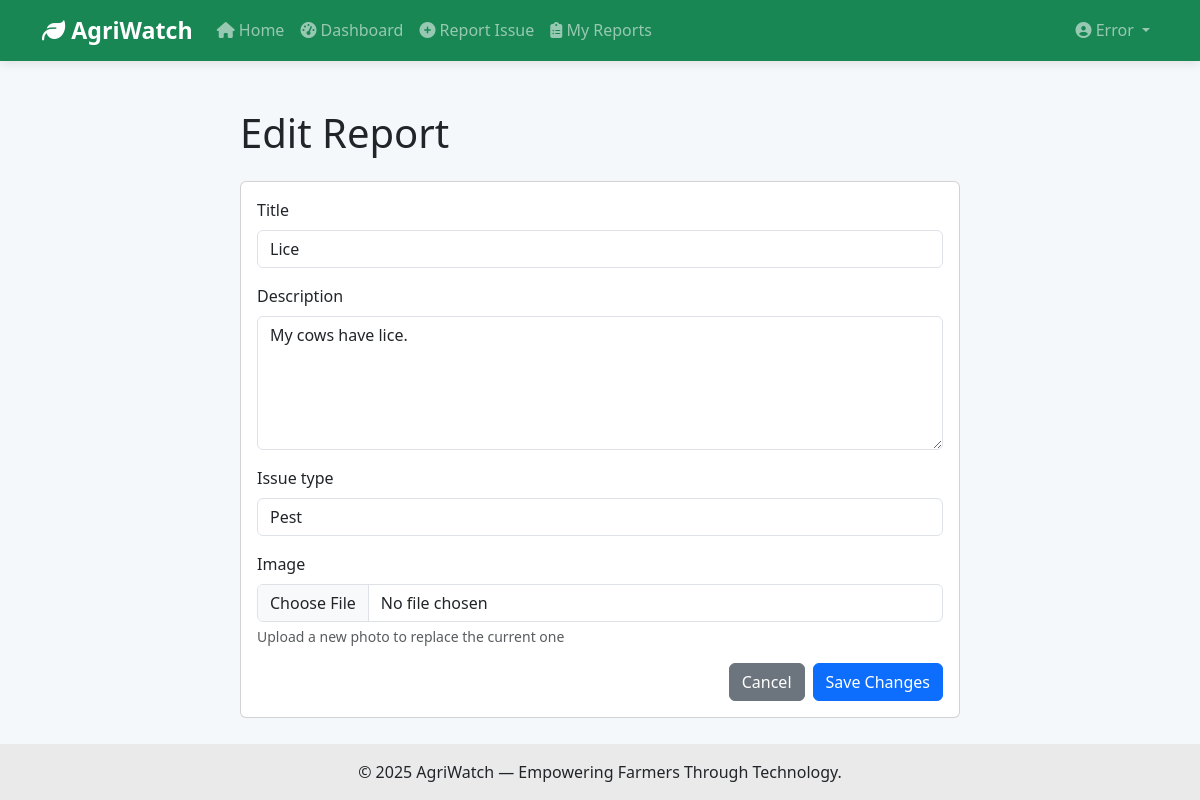
/farmcare/report/6/edit/ (signed in), run on the app's committed database.
### accounts/models.py (models this page shows, shortened)
class User(AbstractUser):
    USER_TYPE_CHOICES = (
        ('farmer', 'Farmer'),
        ('expert', 'Expert'),
    )
    user_type = models.CharField(max_length=10, choices=USER_TYPE_CHOICES)
    profile_image = CloudinaryField('image', blank=True, null=True)
    bio = models.TextField(max_length=500, null=True, blank=True)
    specialties = models.CharField(max_length=250, null=True, blank=True,
                                   help_text='Comma separated list of specialties')
    credentials = models.TextField(null=True, blank=True, help_text='Qualifications and credentials')
    available = models.BooleanField(default=True, help_text='Is the expert currently available?')
    avg_rating = models.DecimalField(max_digits=3, decimal_places=2, default=0.00)
    rating_count = models.IntegerField(default=0)
    @property
    def unread_notifications_count(self):
        try:
            return self.notifications.filter(unread=True).count()
        except Exception:
            return 0

### farmcare/models.py (models this page shows, shortened)
class Report(models.Model):
    ISSUE_TYPE_CHOICES = (
        ('pest', 'Pest'),
        ('disease', 'Disease'),
        ('weather', 'Weather Damage'),
        ('soil', 'Soil Issue'),
        ('water', 'Water/Irrigation'),
        ('other', 'Other'),
    )
    STATUS_CHOICES = (
        ('pending', 'Pending'),
        ('in_progress', 'In Progress'),
        ('resolved', 'Resolved'),
    )
    PAYMENT_STATUS_CHOICES = (
        ('unpaid', 'Unpaid'),
        ('pending', 'Payment Pending'),
        ('paid', 'Paid'),
        ('failed', 'Payment Failed'),
    )
    user = models.ForeignKey(User, on_delete=models.CASCADE, related_name='reports')
    title = models.CharField(max_length=200)
    description = models.TextField()
    issue_type = models.CharField(max_length=20, choices=ISSUE_TYPE_CHOICES, default='pest')
    status = models.CharField(max_length=20, choices=STATUS_CHOICES, default='pending')
    assigned_to = models.ForeignKey(User, on_delete=models.SET_NULL, null=True, blank=True, related_name='assigned_reports')
    payment_status = models.CharField(max_length=20, choices=PAYMENT_STATUS_CHOICES, default='unpaid')
    amount = models.DecimalField(max_digits=10, decimal_places=2, default=500.00)  # Default 500 KES
    photo = CloudinaryField('image', blank=True, null=True)
    created_at = models.DateTimeField(auto_now_add=True)
    updated_at = models.DateTimeField(auto_now=True)
    class Meta:
        ordering = ['-created_at']

### farmcare/views.py (the view)
# urls.py: path('report/<int:pk>/edit/', views.report_edit_view, name='report_edit'),
@login_required
def report_edit_view(request, pk):
    report = get_object_or_404(Report, pk=pk, user=request.user)
    if request.method == 'POST':
        form = ReportForm(request.POST, request.FILES, instance=report)
        if form.is_valid():
            form.save()
            messages.success(request, 'Report updated successfully!')
            return redirect('farmcare:report_detail', pk=report.pk)
    else:
        form = ReportForm(instance=report)
    return render(request, 'farmcare/report_edit.html', {'form': form, 'report': report})

### templates/farmcare/report_edit.html (shortened to what this page needs)
{% extends 'base.html' %}
{% block content %}
<div class="container mt-5">
    <div class="row">
        <div class="col-md-8 offset-md-2">
            <h1>Edit Report</h1>
            <div class="card mt-4">
                <div class="card-body">
                    <form method="POST" enctype="multipart/form-data">
                        <div class="mb-3">
                            <label class="form-label">{{ form.title.label }}</label>
                            {{ form.title }}
                        </div>
                        <div class="mb-3">
                            <label class="form-label">{{ form.description.label }}</label>
                            {{ form.description }}
                        </div>
                        <div class="mb-3">
                            <label class="form-label">{{ form.issue_type.label }}</label>
                            {{ form.issue_type }}
                        </div>
                        <div class="mb-3">
                            <label class="form-label">{{ form.photo.label }}</label>
                            {{ form.photo }}
                            <small class="form-text text-muted d-block mt-1">Upload a new photo to replace the current one</small>
                        </div>
                        <div class="d-grid gap-2 d-md-flex justify-content-md-end">
                            <a href="{% url 'farmcare:report_detail' report.pk %}" class="btn btn-secondary">Cancel</a>
                            <button type="submit" class="btn btn-primary">Save Changes</button>
                        </div>
                    </form>
                </div>
            </div>
        </div>
    </div>
</div>
{% endblock %}

### templates/base.html (shortened to what this page needs)
<!DOCTYPE html>
<html lang="en">
<head>
    <link href="https://cdn.jsdelivr.net/npm/bootstrap@5.3.0/dist/css/bootstrap.min.css" rel="stylesheet">
    <link rel="stylesheet" href="https://cdnjs.cloudflare.com/ajax/libs/font-awesome/6.4.0/css/all.min.css">
</head>
<body>
    <nav class="navbar navbar-expand-lg navbar-dark bg-success sticky-top">
        <div class="container">
            <a class="navbar-brand" href="{% url 'home' %}">
                <i class="fas fa-leaf"></i> AgriWatch
            </a>
            <div class="collapse navbar-collapse" id="navbarNav">
                <ul class="navbar-nav me-auto">
                    {% if user.is_authenticated %}
                        <li class="nav-item">
                            <a class="nav-link" href="{% url 'home' %}">
                                <i class="fas fa-home"></i> Home
                            </a>
                        </li>
                        <li class="nav-item">
                            <a class="nav-link" href="{% if user.user_type == 'expert' %}{% url 'farmcare:expert_dashboard' %}{% else %}{% url 'farmcare:dashboard' %}{% endif %}">
                                <i class="fas fa-tachometer-alt"></i> Dashboard
                            </a>
                        </li>
                        {% if user.user_type != 'expert' %}
                        <li class="nav-item">
                            <a class="nav-link" href="{% url 'farmcare:report_create' %}">
                                <i class="fas fa-plus-circle"></i> Report Issue
                            </a>
                        </li>
                        {% endif %}
                        <li class="nav-item">
                            <a class="nav-link" href="{% url 'farmcare:reports' %}">
                                <i class="fas fa-clipboard-list"></i> My Reports
                            </a>
                        </li>
                    {% endif %}
                </ul>
                <ul class="navbar-nav">
                    {% if user.is_authenticated %}
                        <li class="nav-item dropdown">
                            <a class="nav-link dropdown-toggle" href="#" id="navbarDropdown" role="button"
                               data-bs-toggle="dropdown" aria-expanded="false">
                                <i class="fas fa-user-circle"></i> {{ user.username }}
                            </a>
                        </li>
                    {% endif %}
                </ul>
            </div>
        </div>
    </nav>
    <div class="content">
        <div class="container mt-4">
            {% block content %}{% endblock %}
        </div>
    </div>
    <footer class="py-3 text-center">
        <p class="mb-0">&copy; 2025 AgriWatch — Empowering Farmers Through Technology.</p>
    </footer>
</body>
</html>

### templates/base.html (style rules this page uses)
body { margin: 0; padding: 0; min-height: 100vh; display: flex; flex-direction: column; background-color: #f5f8fa; }
.content { flex: 1; }
.navbar-brand { font-weight: bold; font-size: 1.45rem; }
footer { background: #eaeaea; }
.navbar { transition: all 0.3s ease-in-out; box-shadow: 0 2px 10px rgba(0, 0, 0, 0.1); }

### data on the page
User: username "Error"
Report: title "Lice", description "My cows have lice.", issue_type "Pest"
